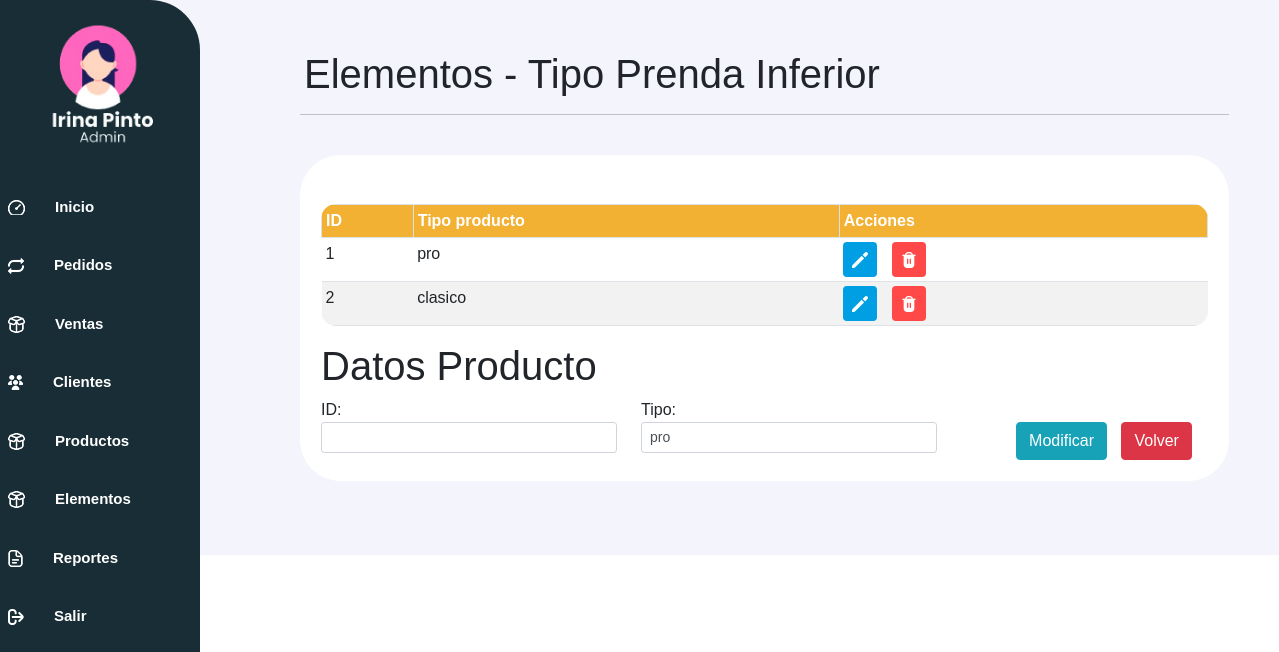
The page /controlador/tipopi_controlador.php?id=1 (signed in) on the database its author committed.
### tables this page shows
CREATE TABLE `tipo_pi` (
  `id_tipoPI` varchar(3) NOT NULL,
  `nombre_tipoPI` varchar(10) DEFAULT NULL
);

### controlador/tipopi_controlador.php (called while the page is built, shortened)
<?php
	require_once("../modelo/tipopi_modelo.php");
	$objtipo_pi = new tipo_piModelo();
	require_once("../controlador/vista_controlador.php");
	$lista_tipo_pi1 = $objtipo_pi->consultar();
	$lista_tipopi = $objtipo_pi->tipo_pi_consultar();
	$idtipopi= "";
	$nombretipopi= "";
	if (isset($_GET['id'])){
		$objtipo_pi->set_idtipopi($_GET['id']);
		if ($objtipo_pi->buscar()){
			$nombretipopi = $objtipo_pi->get_nombretipopi();
		} else {
			echo "<script>
				alert('No se encontraron los datos');
				location.href='tipopi_controlador.php';
			</script>";
		}
	}
	require_once("../vista/tipopi_vista.php");
?>

### modelo/conexionPDO.php (called while the page is built, shortened)
<?php
class Conexion {
    private $conexion;
    function __construct(){
        $servidor="localhost";
        $usuarioBD="root";
        $claveBD="";
        $bd="gestion_de_pedidos_cpinto";
        try {
            $this->conexion=new PDO("mysql:host=$servidor;dbname=$bd",$usuarioBD,$claveBD);
            $this->conexion->setAttribute(PDO::ATTR_ERRMODE,PDO::ERRMODE_EXCEPTION);
        }
        catch(PDOException $fallo){
            die ("La conexion ha fallado.".$fallo->getMessage());
        }
    }
    public function conectar(){
        return $this->conexion;
    }
}
?>

### modelo/tipopi_modelo.php (called while the page is built, shortened)
<?php
    require_once("conexionPDO.php");
	class tipo_piModelo extends Conexion {
		private $idtipopi;
		private $nombretipopi;
		private $objbd;
		 public function __construct(){
			$this->objbd = parent::conectar();
		}
		public function set_idtipopi( $idtipopi ){
			$this->idtipopi = $idtipopi;
		}
		public function get_nombretipopi(){
			return $this->nombretipopi;
		}
		public function consultar(){
			$lista = array();
			$registro = "SELECT * FROM tipo_pi";
			$preparado = $this->objbd->prepare($registro);
			$resul = $preparado->execute();
			while( $datos = $preparado->fetch(PDO::FETCH_ASSOC) ){
				$lista[] = $datos;
			}
			return $lista;
		}
		 public function buscar(){
			$registro="SELECT * from tipo_pi where id_tipoPI='".$this->idtipopi."'";
			$preparado = $this->objbd->prepare($registro);
			$preparado->execute();
			$datos = $preparado->fetch(PDO::FETCH_ASSOC);
			if( $datos) {
				$encontro = 1;
				$this->idtipopi = $datos['id_tipoPI'];
				$this->nombretipopi = $datos['nombre_tipoPI'];
			} else
				$encontro = 0;
			return $encontro;
		}
		public function tipo_pi_consultar(){
			$lista = array();
			$registro = "SELECT * FROM tipo_pi";
			$preparado = $this->objbd->prepare($registro);
			$resul = $preparado->execute();
			while( $datos = $preparado->fetch(PDO::FETCH_ASSOC) ){
				$lista[] = $datos;
			}
			return $lista;
		}
	}
?>

### vista/tipopi_vista.php (the view, shortened to what this page needs)
<!DOCTYPE html>
<?php
   require_once("../modelo/conexionPDO.php");
?>
<html>
	<head>
        <link rel="stylesheet" href="../vista/css/estilos.css">
        <link href="https://cdn.lineicons.com/4.0/lineicons.css" rel="stylesheet" />
        <link rel="stylesheet" href="https://cdnjs.cloudflare.com/ajax/libs/font-awesome/5.15.4/css/all.min.css">
		<link rel="stylesheet" href="../vista/css/bootstrap.min.css">
        <link rel="stylesheet" href="../vista/css/sweetalert2.min.css">
	</head>
    <body>
    <div class="barra-lateral">
    </div>
    <div class="contenido">
    <div class="ml-1">
        <h1>Elementos - Tipo Prenda Inferior</h1>
    </div>
    <hr>
<div class="px-6 py-4">
    <div class="contenedor-entrada1 px-6 pt-5">
        <div class="caja_scroll">
                    <table class="table table-striped table-bordered table-hover table-sm">
                        <tr>
                            <th>ID</th>
                            <th>Tipo producto</th>
                            <th>Acciones</th>
                        </tr>
                        <?php foreach ($lista_tipopi as $tipopi){ ?>
                            <tr>
                                <td><?php echo $tipopi['id_tipoPI']; ?></td>
                                <td><?php echo $tipopi['nombre_tipoPI']; ?></td>
                                <td>
                                    <a href="tipopi_controlador.php?id=<?php echo $tipopi['id_tipoPI'] ?>" class="btn btn-azul">
                                    <img src="../vista/img/pencil.png" alt="Modificar" width="16" height="16"></a>
                                  <a href="../controlador/tipopi_controlador.php?eliminarId=<?php echo $tipopi['id_tipoPI'] ?>" class="btn btn-rojo">
                                     <img src="../vista/img/trash.png" alt="Eliminar" width=16 height=16></a>
                                </td>
                            </tr>
                        <?php } ?>
                    </table>
                </div>
            <?php if(isset($_GET['id'])){ ?>
                <h1 class="display-6"><b>Datos Producto </b></h1>
            <?php } else { ?>
                <h1 class="display-6"><b>Agregar Tipo</b></h1>
            <?php } ?>
            <form action="" method="POST">
                <div id="f1" class="row col-md-4">
                    <div class="col-md-12">
                        <label for=area>ID: </label>
                        <input type="text" id="idtipopi" name="idtipopi" value="<?php echo $idtipopi; ?>" class="form-control form-control-sm">
                    </div>
                    <div class="col-md-12">
                        <label for=area>Tipo: </label>
                        <input type="text" id="nombretipopi" name="nombretipopi" value="<?php echo $nombretipopi; ?>" class="form-control form-control-sm">
                    </div>
                    <div class="col-md-12"><br>
                        <center>
                            <?php if(!isset($_GET['id'])){ ?>
                            <input type="submit" value="Guardar" name="guardar" class="btn btn-info">
                            <input type="button" value="Limpiar" onclick="Limpiar();" class="btn btn-info">
                            <?php } else { ?>
                            <input type="submit" value="Modificar" name="modificar" class="btn btn-info">
                            <?php } ?>
                            <input type="submit" value="Volver" Name ="Volver" class="btn btn-danger">
                        </center>
                    </div>
                </div>
            </form>
        </div>
        </div>
    </div>
</body>
</html>

### vista/css/estilos.css (style rules this page uses)
body { margin: 0; font-family: 'Poppins', sans-serif !important; }
.barra-lateral { width: 200px; height: 100%; background-color: #192D36; position: fixed; top: 0; left: 0; overflow-x: hidden; padding-top: 20px; border-top-right-radius: 50px; border-bottom-right-radius: 50px; }
.contenido { flex: 1; padding: 50px; height: auto; padding-left: 300px; background-color: #4858cf10; }
.px-6 { margin: 0 auto; max-width: 2000px; max-height: 1000px; }
.contenedor-entrada1 { background-color: white; width: auto; height: auto; border: 1px solid rgb(255, 255, 255); border-radius: 40px; padding: 20px; }
.btn { display: inline-block; margin-right: 10px; }
.btn-azul { background-color: #009fe3 !important; color: #fff !important; padding: 3px 8px !important; font-size: 18px !important; transition: background-color 0.3s !important;; }
.btn-rojo { background-color: #ff4848 !important; padding: 3px 8px !important; font-size: 18px !important; }
.table { border-radius: 15px; overflow: hidden; border-collapse: collapse; }
.table th { background-color: #FFBB35 !important; color: #fff; }
.table td { border: none; }
#f1 { display: grid; grid-template-columns: 320px 320px 320px ; }

### rows shown on the page
tipo_pi: id_tipoPI "1", nombre_tipoPI "pro", nombretipopi "pro"
tipo_pi: id_tipoPI "2", nombre_tipoPI "clasico"
